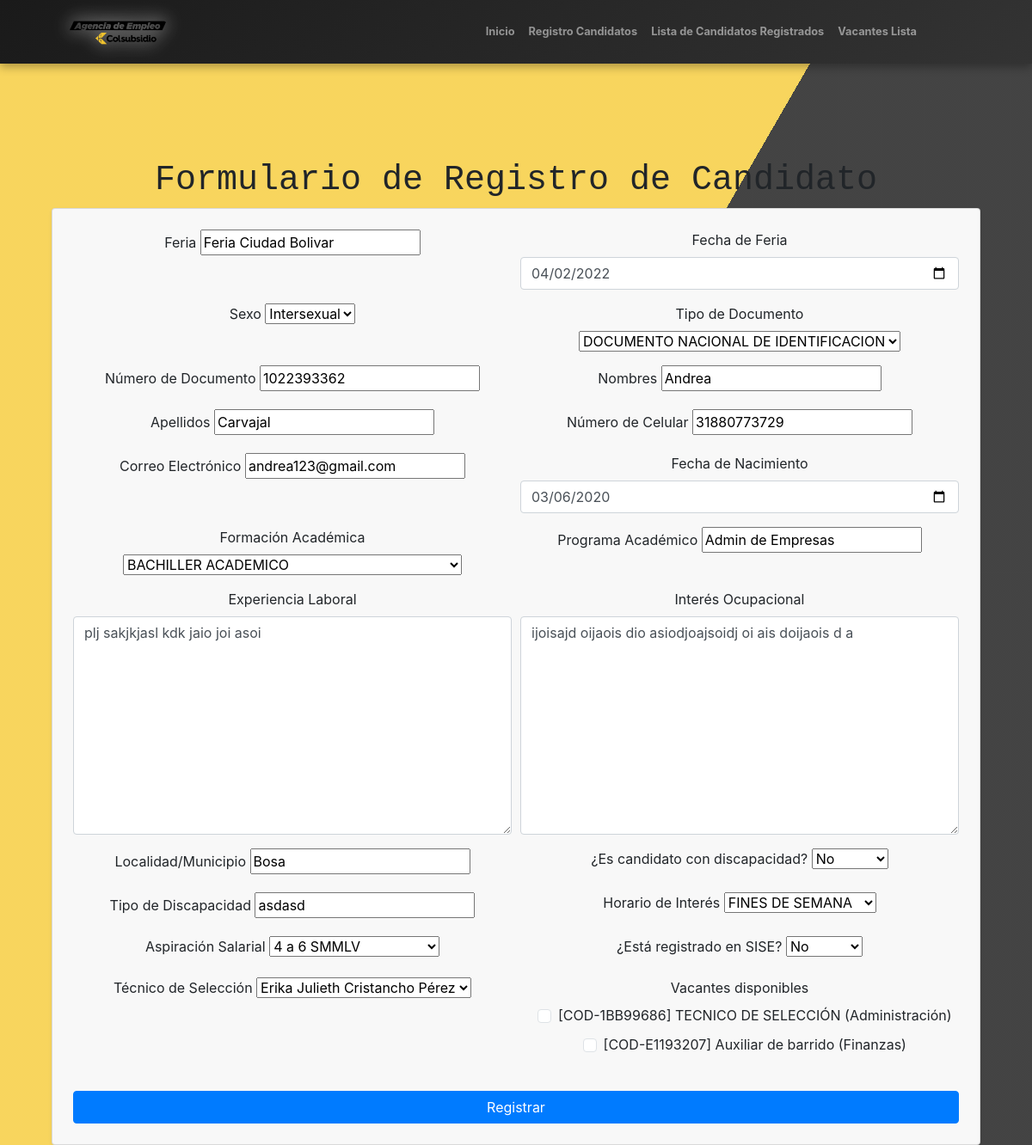
/editar/3/, run on an earlier commit of the app's database.
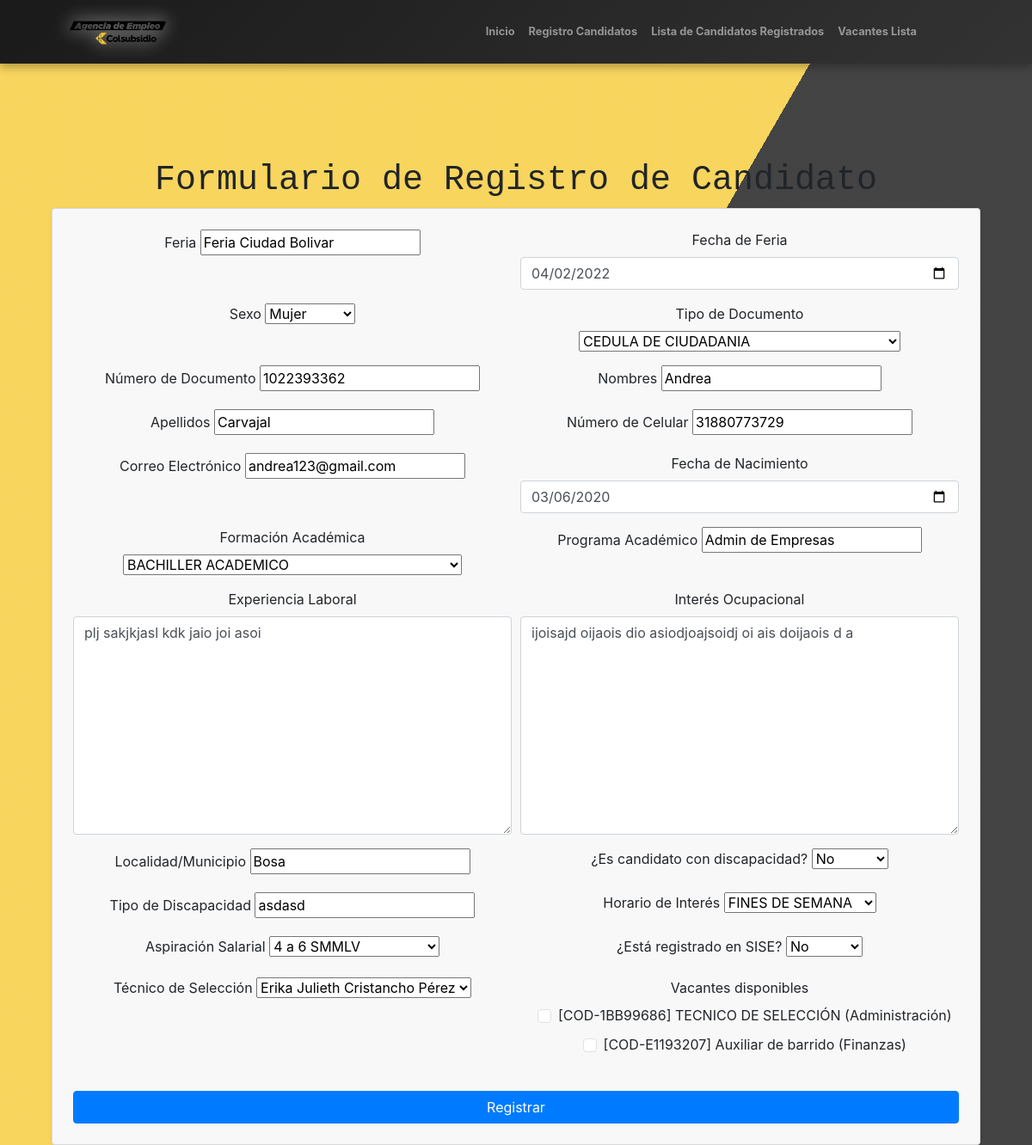
And on a later commit of the database.
### vacantes/models.py (models this page shows, shortened)
class RegistroCandidato(models.Model):
    SEX_CHOICES = [
        ('M', 'Mujer'),
        ('H', 'Hombre'),
        ('I', 'Intersexual'),
    ]
    DOCUMENT_TYPE_CHOICES = [
        ('CC', 'CEDULA DE CIUDADANIA'),
        ('PEP', 'PERMISO ESPECIAL DE PERMANENCIA'),
        ('TI', 'TARJETA DE IDENTIDAD'),
        ('DNI', 'DOCUMENTO NACIONAL DE IDENTIFICACION'),
        ('PAS', 'PASAPORTE'),
        ('CE', 'CEDULA DE EXTRANJERIA'),
    ]
    EDUCATION_LEVEL_CHOICES = [
        ('BP', 'BASICA PRIMARIA'),
        ('BS', 'BASICA SECUNDARIA'),
        ('BA', 'BACHILLER ACADEMICO'),
        ('EBA', 'ESTUDIANTE BACHILLER ACADEMICO'),
        ('TL', 'TECNICO LABORAL/PROFESIONAL'),
        ('ETL', 'ESTUDIANTE TECNICO LABORAL/PROFESIONAL'),
        ('T', 'TECNOLOGO'),
        ('ET', 'ESTUDIANTE TECNOLOGO'),
        ('P', 'PROFESIONAL'),
        ('EP', 'ESTUDIANTE PROFESIONAL'),
        ('PG', 'POSGRADO'),
    ]
    SCHEDULE_CHOICES = [
        ('FT', 'TIEMPO COMPLETO'),
        ('PT', 'MEDIO TIEMPO'),
        ('WE', 'FINES DE SEMANA'),
    ]
    SALARY_CHOICES = [
        ('<1', 'Menos de 1 SMMLV'),
        ('1-2', '1 a 2 SMMLV'),
        ('2-4', '2 a 4 SMMLV'),
        ('4-6', '4 a 6 SMMLV'),
        ('6-9', '6 a 9 SMMLV'),
        ('9-12', '9 a 12 SMMLV'),
        ('12-15', '12 a 15 SMMLV'),
        ('15-19', '15 a 19 SMMLV'),
        ('>20', '20 SMMLV en adelante'),
    ]
    DISABILITY_CHOICES = [
        ('SI', 'Sí'),
        ('NO', 'No'),
    ]
    SISE_CHOICES = [
        ('SI', 'Sí'),
        ('NO', 'No'),
    ]
    RECRUITER_CHOICES = [
        ('NN', 'No conoce el nombre'),
        ('AAM', 'Angel Andres Moyano Molano'),
        ('DAP', 'Diego Alejandro Parra Pinto'),
        ('EJC', 'Erika Julieth Cristancho Pérez'),
    ]
    feria = models.CharField(max_length=100)
    fecha_feria = models.DateField()
    sexo = models.CharField(max_length=1, choices=SEX_CHOICES)
    tipo_documento = models.CharField(max_length=3, choices=DOCUMENT_TYPE_CHOICES)
    numero_documento = models.CharField(max_length=20, unique=True)
    nombres = models.CharField(max_length=100)
    apellidos = models.CharField(max_length=100)
    numero_celular = models.CharField(max_length=15)
    correo_electronico = models.EmailField()
    fecha_nacimiento = models.DateField()
    formacion_academica = models.CharField(max_length=3, choices=EDUCATION_LEVEL_CHOICES)
    programa_academico = models.CharField(max_length=100)
    experiencia_laboral = models.TextField(blank=True, null=True)
    interes_ocupacional = models.TextField(blank=True, null=True)
    localidad_municipio = models.CharField(max_length=100)
    candidato_discapacidad = models.CharField(max_length=2, choices=DISABILITY_CHOICES)
    tipo_discapacidad = models.CharField(max_length=100, blank=True, null=True)
    horario_interesado = models.CharField(max_length=2, choices=SCHEDULE_CHOICES)
    aspiracion_salarial = models.CharField(max_length=5, choices=SALARY_CHOICES)
    registrado_en_sise = models.CharField(max_length=2, choices=SISE_CHOICES)
    tecnico_seleccion = models.CharField(max_length=3, choices=RECRUITER_CHOICES)
    vacantes_disponibles = models.ManyToManyField(Vacante, related_name="candidatos", blank=True)
    class Meta:
        verbose_name = "Registro de Candidato"
        verbose_name_plural = "Registros de Candidatos"

### vacantes/views.py (the view)
# urls.py: path('editar/<int:pk>/', views.editar_candidato, name='editar_candidato'),
def editar_candidato(request, pk):
    candidato = get_object_or_404(RegistroCandidato, pk=pk)
    if request.method == "POST":
        form = RegistroCandidatoForm(request.POST, instance=candidato)
        if form.is_valid():
            form.save()
            return redirect('listar_candidatos')
    else:
        form = RegistroCandidatoForm(instance=candidato)
    return render(request, 'registro_candidato.html', {'form': form})

### vacantes/forms.py
class RegistroCandidatoForm(forms.ModelForm):
    vacantes = forms.ModelMultipleChoiceField(
        queryset=Vacante.objects.all(),
        widget=forms.CheckboxSelectMultiple(attrs={'class': 'form-check-input'}),
        label="Vacantes disponibles",
        required=False
    )
    fecha_nacimiento = forms.DateField(
        widget=forms.DateInput(attrs={'type': 'date', 'class': 'form-control'}),
        label="Fecha de Nacimiento"
    )
    fecha_feria = forms.DateField(
        widget=forms.DateInput(attrs={'type': 'date', 'class': 'form-control'}),
        label="Fecha de Feria"
    )
    experiencia_laboral = forms.CharField(
        widget=forms.Textarea(attrs={'class': 'form-control', 'placeholder': 'Describa su experiencia laboral'}),
        label="Experiencia Laboral",
        required=False
    )
    interes_ocupacional = forms.CharField(
        widget=forms.Textarea(attrs={'class': 'form-control', 'placeholder': 'Describa su interés ocupacional'}),
        label="Interés Ocupacional",
        required=False
    )
    class Meta:
        model = RegistroCandidato
        fields = '__all__'

### vacantes/templates/registro_candidato.html (shortened to what the changed rows need)
{% extends 'base.html' %}
{% load static %}
{% block contenido %}
<div class="container mt-5" style="text-align: center;">
    <h1 class="text-center">Formulario de Registro de Candidato</h1>
    <div class="card shadow-sm p-4" style="background-color: rgb(248, 248, 248);">
        <form method="post">
            <div class="form-row">
                <div class="form-group col-md-6">
                    <label for="feria">Feria</label>
                    {{ form.feria }}
                </div>
                <div class="form-group col-md-6">
                    <label for="fecha_feria">Fecha de Feria</label>
                    {{ form.fecha_feria }}
                </div>
            </div>
            <div class="form-row">
                <div class="form-group col-md-6">
                    <label for="sexo">Sexo</label>
                    {{ form.sexo }}
                </div>
                <div class="form-group col-md-6">
                    <label for="tipo_documento">Tipo de Documento</label>
                    {{ form.tipo_documento }}
                </div>
            </div>
            <div class="form-row">
                <div class="form-group col-md-6">
                    <label for="numero_documento">Número de Documento</label>
                    {{ form.numero_documento }}
                </div>
                <div class="form-group col-md-6">
                    <label for="nombres">Nombres</label>
                    {{ form.nombres }}
                </div>
            </div>
            <div class="form-row">
                <div class="form-group col-md-6">
                    <label for="apellidos">Apellidos</label>
                    {{ form.apellidos }}
                </div>
                <div class="form-group col-md-6">
                    <label for="numero_celular">Número de Celular</label>
                    {{ form.numero_celular }}
                </div>
            </div>
            <div class="form-row">
                <div class="form-group col-md-6">
                    <label for="correo_electronico">Correo Electrónico</label>
                    {{ form.correo_electronico }}
                </div>
                <div class="form-group col-md-6">
                    <label for="fecha_nacimiento">Fecha de Nacimiento</label>
                    {{ form.fecha_nacimiento }}
                </div>
            </div>
            <div class="form-row">
                <div class="form-group col-md-6">
                    <label for="formacion_academica">Formación Académica</label>
                    {{ form.formacion_academica }}
                </div>
                <div class="form-group col-md-6">
                    <label for="programa_academico">Programa Académico</label>
                    {{ form.programa_academico }}
                </div>
            </div>
            <div class="form-row">
                <div class="form-group col-md-6">
                    <label for="experiencia_laboral">Experiencia Laboral</label>
                    {{ form.experiencia_laboral }}
                </div>
                <div class="form-group col-md-6">
                    <label for="interes_ocupacional">Interés Ocupacional</label>
                    {{ form.interes_ocupacional }}
                </div>
            </div>
            <div class="form-row">
                <div class="form-group col-md-6">
                    <label for="localidad_municipio">Localidad/Municipio</label>
                    {{ form.localidad_municipio }}
                </div>
                <div class="form-group col-md-6">
                    <label for="candidato_discapacidad">¿Es candidato con discapacidad?</label>
                    {{ form.candidato_discapacidad }}
                </div>
            </div>
            <div class="form-row">
                <div class="form-group col-md-6">
                    <label for="tipo_discapacidad">Tipo de Discapacidad</label>
                    {{ form.tipo_discapacidad }}
                </div>
                <div class="form-group col-md-6">
                    <label for="horario_interesado">Horario de Interés</label>
                    {{ form.horario_interesado }}
                </div>
            </div>
            <div class="form-row">
                <div class="form-group col-md-6">
                    <label for="aspiracion_salarial">Aspiración Salarial</label>
                    {{ form.aspiracion_salarial }}
                </div>
                <div class="form-group col-md-6">
                    <label for="registrado_en_sise">¿Está registrado en SISE?</label>
                    {{ form.registrado_en_sise }}
                </div>
            </div>
            <div class="form-row">
                <div class="form-group col-md-6">
                    <label for="tecnico_seleccion">Técnico de Selección</label>
                    {{ form.tecnico_seleccion }}
                </div>
            </div>
        </form>
    </div>
</div>
{% endblock %}

What changed in the data, as far as the page shows it:
changed RegistroCandidato "Feria Ciudad Bolivar": sexo "Intersexual" → "Mujer"; tipo_documento "DOCUMENTO NACIONAL DE IDENTIFICACION" → "CEDULA DE CIUDADANIA"
